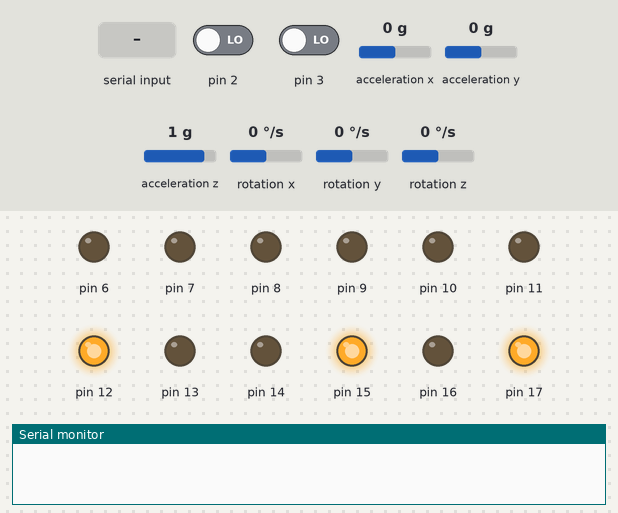
Bench run of a sketch on a simulated Arduino Uno, built with avr-gcc and run on an emulated ATmega328P. Parts: output pins drawn as LEDs (lit = HIGH), the last lines printed to the serial monitor. The inputs (shaded band) are chosen by the test bench; at power-on: pin 2 LOW, pin 3 LOW, acceleration x 0 g, acceleration y 0 g, acceleration z 1 g, rotation x 0 °/s, rotation y 0 °/s, rotation z 0 °/s.

Above: at 0.1 s.
At 2.2 s:
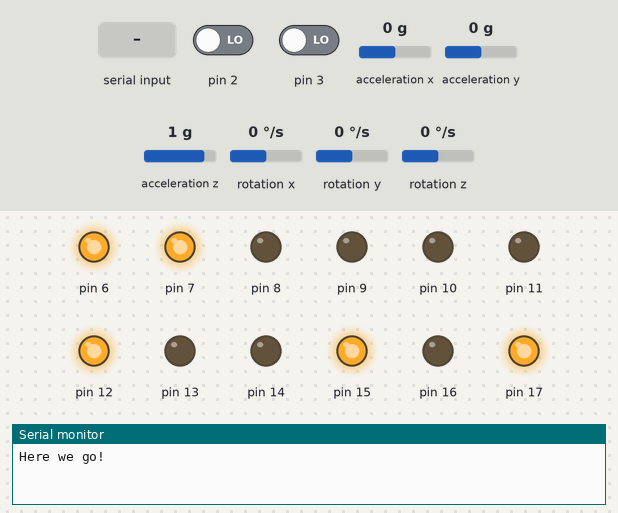
2.3 s: "90,45\n" received over Serial
3.8 s: byte 97 (97) received over Serial
5.3 s: byte 118 (118) received over Serial
6.8 s: byte 116 (116) received over Serial
8.3 s: byte 113 (113) received over Serial
Timing chart, 0 to 10.8 s (numbered marks = the images above; inputs shaded):
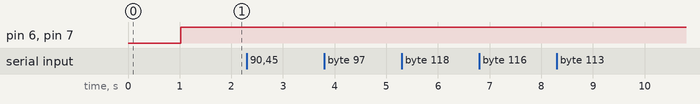

The sketch:

MainProgram.ino
```cpp
// (licence header left out)
// --- INCLUDE LIBRARIES ---
#include  <Motor.h>                 //Motors & Motor Controller
#include  <KalmanFilter.h>          //Kalman Filter
#include  <PIDController.h>         //PID controller

#include  <Wire.h>                  //I2C
#include  <LSM303.h>                //Accelerometer
#include  <L3G.h>                   //Gyrosope


// --- "GLOBAL" VARRIABLES & CONSTANTS ---

//Debugging
#define DEBUG_MODE 3                //0:No Output, 1:Data Logging, 2:Debugging, 3:PID Tuning
int printCount = 0;                 //Counter for data logging
float errors[3];                    //For printing PID errors
int command;                        //Command sent over Serial
float commandValue;                 //Value sent with command
float gains[3];                     //For printing PID gains
PIDController* controller;          //Controller being tuned


//Utilities
#define R2D  57.29578               //Convert Radiand to Degrees (fuck math)
#define MAX_TILT 45                 //Kill switch angle (deg)


//Motors
Motor rightMotor(1);                //Declare and initialize the RIGHT motor
Motor leftMotor(0);                 //Declare and initialize the LEFT motor


//Sensors
LSM303 accl;                        //Accelerometer object
L3G    gyro;                        //Gyroscope object


//Timing
#define  LOOP_TIME  10              //Time between each loop (ms)
float dt = (float)LOOP_TIME/1000.0; //Time betwwen loops (s)
unsigned long prevMillis = 0;       //Time loops was last executed (ms)
int loopCounter = 0;                //For dividing main loop frequency


//Kalman Filter
KalmanFilter filter;                //Kalman filter


//PID
PIDController angleController;      //PID controller for vertical angle (I made this!)
float setAngle = 0.0;               //Balancing point (deg) *See angleTrim
#define  AkP  48.0                  //P gain
#define  AkI  8.0                   //I gain
#define  AkD  72.0                  //D gain
float motorValue = 0.0;             //PWM value to send to motors [-255,255], output of angleController

PIDController positionController;   //PID controller for horozontal position
float setPosition = 0;              //Home position (edcoder counts)
#define  XkP  -0.001                //P gain
#define  XkI  -0.0000               //I gain
#define  XkD  -0.03                 //D gain
float positionAngleOffset = 0.0;    //Angle position for angleController (deg), output of positionController

PIDController velocityController;   //PID controller for wheel velocity
float setVelocity = 0;              //Setpoint (rev/s)
#define VkP  0                 //P gain
#define VkI  0                //I gain
#define VkD  0                  //D gain
float velocityAngleOffset = 0.0;    //Angle position for angleController (deg), output of velocityController


//Control
float thetaMeasured = 0.0;          //Measured angle (deg)
float gyroMeasured = 0.0;           //Measured angular rate (deg/s)
float angleTrim = -0.85;            //Adjust angle set-point for asymmetry
float theta = 0.0;                  //Current angle, filtered (deg)
float encoderPosition = 0.0;        //Measured position (encoder counts)
float velocity = 0.0;               //Measured linear velocity (rev/s)


// --- MAIN FUNCTIONS ---

//Do some stuff before the other stuff
void setup()
{
  if(DEBUG_MODE)
  {
    //Initialize serial communications
    delay(10);
    Serial.begin(115200);
    delay(10);
    Serial.setTimeout(0);

    //Buzzer for debugging
    pinMode(13,OUTPUT);

    //Only YOU can prevent segfaults!
    controller = &angleController;
  }

  //Configure motor controller
  Motor::initializeMotorController();

  //Attach encoder interrupt, RIGHT
  //Int0 on pin 2
  attachInterrupt(0,readEncoderRight,RISING);

  //Attach encoder interrupt, LEFT
  //Int1 on pin 3
  attachInterrupt(1,readEncoderLeft,RISING);

  //I2C communication
  Wire.begin();

  //Initialize sensors
  accl.init();
  gyro.init();
  //No idea what "default" is (let's hope it's good!)
  accl.enableDefault();
  gyro.enableDefault();

  //Initialize PID controllers
  angleController.setPGain(AkP);
  angleController.setIGain(AkI);
  angleController.setDGain(AkD);
  angleController.setSetSetPoint(setAngle+angleTrim);
  if(AkI) angleController.setSumErrorMax(255.0/AkI);  //Don't let the I term take over

  positionController.setPGain(XkP);
  positionController.setIGain(XkI);
  positionController.setDGain(XkD);
  positionController.setSetSetPoint(setPosition);
  positionController.setSumErrorMax(1000);

  velocityController.setPGain(VkP);
  velocityController.setIGain(VkI);
  velocityController.setDGain(VkD);
  velocityController.setSetSetPoint(setVelocity);

  //Get out of the way!
  delay(1000);

  //Print to terminal
  if(DEBUG_MODE >= 2) Serial.println("Here we go!");
}

//Do all the other stuff
void loop()
{
  //Check if it's time to enter the loop
  if( (millis()-prevMillis) >= LOOP_TIME)
  {
    //Update timming
    prevMillis = millis();

    /******************************************************/
    /*** Step 1: Read sensors & calculate current state ***/
    /******************************************************/

    //Read sensors
    thetaMeasured = measureAngle();
    gyroMeasured = measureRate();

    //Use Kalman filter to calculate angle
    theta = filter.calculate(thetaMeasured,gyroMeasured,dt);

    //Get the linear velocity
    velocity = measureVelocity();

    //Get encoder position
    encoderPosition = (leftMotor.getEncoderCount() + rightMotor.getEncoderCount())/2.0;

    /*****************************************/
    /*** Step 2: Calculate desired outputs ***/
    /*****************************************/

    //Update loop counter
    loopCounter++;

    //Position/Velocity controllers execute at 10Hz
    if(loopCounter>10)
    {
      //Compute tilt angle using encoder position (Don't run away!)
      positionAngleOffset = positionController.calculate(encoderPosition);

      //Compute tilt angle using velocity (Don't run away!)
      velocityAngleOffset = velocityController.calculate(velocity);

      //Send desired angle to second controller
      angleController.setSetSetPoint(positionAngleOffset+angleTrim);

      //Reset counter
      loopCounter =0;
    }

    //Compute PWM output using angle (Don't fall over!)
    motorValue = angleController.calculate(theta);

    /***************************/
    /*** Step 3: Send output ***/
    /***************************/

    //Check kill switch
    if(abs(theta) > MAX_TILT)
    {
       //Reset errors
       angleController.resetErrors();
       velocityController.resetErrors();

       //Stop motors if past safe angle
       motorValue = 0.0;
    }

    //Send output to motors
    setMotors((int)motorValue);

    /*************/
    /*** Done! ***/
    /*************/

    //Do some debugging/data logging/parameter tuning/whatever the hell else gets crammed in there...
    if(DEBUG_MODE) debug();

  }
  //There is no else
}


// --- OTHER FUNCTIONS ---

//Return current angle as measured by accelerometers (in degrees)
float measureAngle()
{
    //Read data from accelerometers
    accl.read();

    //Calculate current angle using math
    return -atan2(accl.a.x,accl.a.z)*R2D;
}

//Return current angular rate as measured by gyroscope (in degrees/second)
float measureRate()
{
   //Read data form gyroscope
   gyro.read();

   //Scale raw reading:
   //16 bit signed value, default sensitivity is +/-245 deg/s
   //65536/490 = 133.7469388...
   return gyro.g.y/133.747;
}

//Set the speed and direction of both motors
void setMotors(int value)
{
   leftMotor.setVelocity(value);
   rightMotor.setVelocity(value);
}

//Return current average linear velocity using motor encoders
float measureVelocity()
{
   return (leftMotor.getSpeed(dt)+rightMotor.getSpeed(dt))/2.0;
}

//Debugging function
void debug()
{
    //External Data Processing
    if(DEBUG_MODE == 1)
    {
      printCount++;
      //Send data at <50Hz
      if(printCount>2)
      {
        //Read current error values [error,sumError,deltaError]
        velocityController.getErrors(errors);

        //Procesing app. takes 6 channels
        Serial.print(errors[0]);
        Serial.print(" ");
        Serial.print(errors[1]);
        Serial.print(" ");
        Serial.print(errors[2]);
        Serial.print(" ");
        Serial.print(3);
        Serial.print(" ");
        Serial.print(4);
        Serial.print(" ");
        Serial.print(5);
        Serial.print('\r');
        printCount=0;
      }
    }

    //Print debugin report
    if(DEBUG_MODE == 2)
    {
      Serial.print(encoderPosition);
      Serial.print("\t\t");
      Serial.println(positionAngleOffset);
    }

    //Recieve commands for PID tuning
    if(DEBUG_MODE == 3)
    {
       //Check for data transmition
       if(Serial.available() > 0)
       {
         //Command is second character
         command = Serial.read();

         //Value is next valid float in buffer
         commandValue = Serial.parseFloat();

         //A switch statment! How exciting! Look at those CS degrees paying off!
         switch(command)
         {
           //Change to angle controller
           case 97:   //ASCII code for 'a'
             controller = &angleController;
             Serial.println("ANGLE:");
             break;

           //Change to velocity controller
           case 118:  //ASCIIcode for 'v'
             controller = &velocityController;
             Serial.println("VELOCITY:");
             break;

           //Set P gain
           case 112:  //ASCII code for 'p'
             controller->setPGain(commandValue);
             break;

           //Set I gain
           case 105:  //ASCII code for 'i'
             controller->setIGain(commandValue);
             //if(commandValue) controller->setSumErrorMax(255.0/commandValue);
             //controller->resetErrors(); //That fucking I term!
             break;

           //Set D gain
           case 100:  //ASCII code for 'd'
             controller->setDGain(commandValue);
             break;

           //Set theta trim
           case 116:  //ASCII code for 't'
             angleController.setSetSetPoint(commandValue);
             Serial.print("Angle Trim: ");
             Serial.println(commandValue);
             break;

           //Print out some data
           case 113:  //ASCII code for 'q'
             Serial.println(encoderPosition);
             break;

           //Do nothing
           default:;
         }

         //Print out new gains
         controller->getGains(gains);
         Serial.print("kP = ");
         Serial.print(gains[0],4);
         Serial.print(",\tkI = ");
         Serial.print(gains[1],4);
         Serial.print(",\tkD = ");
         Serial.print(gains[2],4);
         Serial.println("");

         //Clear buffer
         while(Serial.available()) Serial.read();
       }
    }
}

// --- Interrupt Service Routines ---

//ISR for reading RIGHT encoder
//Rising edge of EN_A_R (pin 2)
//Check EN_B_R (pin 4)
//Bit 4 of Port D (0x10)
void readEncoderRight()
{
  if(PIND & 0x10)    rightMotor.encoderCount--;
  else               rightMotor.encoderCount++;
}

//ISR for reading LEFT encoder
//Rising edge of EN_A_L (pin 3)
//Check EN_B_L (pin 5)
//Bit 5 of Port D (0x20)
void readEncoderLeft()
{
  if(PIND & 0x20)    leftMotor.encoderCount++;
  else               leftMotor.encoderCount--;
}

//1150x3597
```
